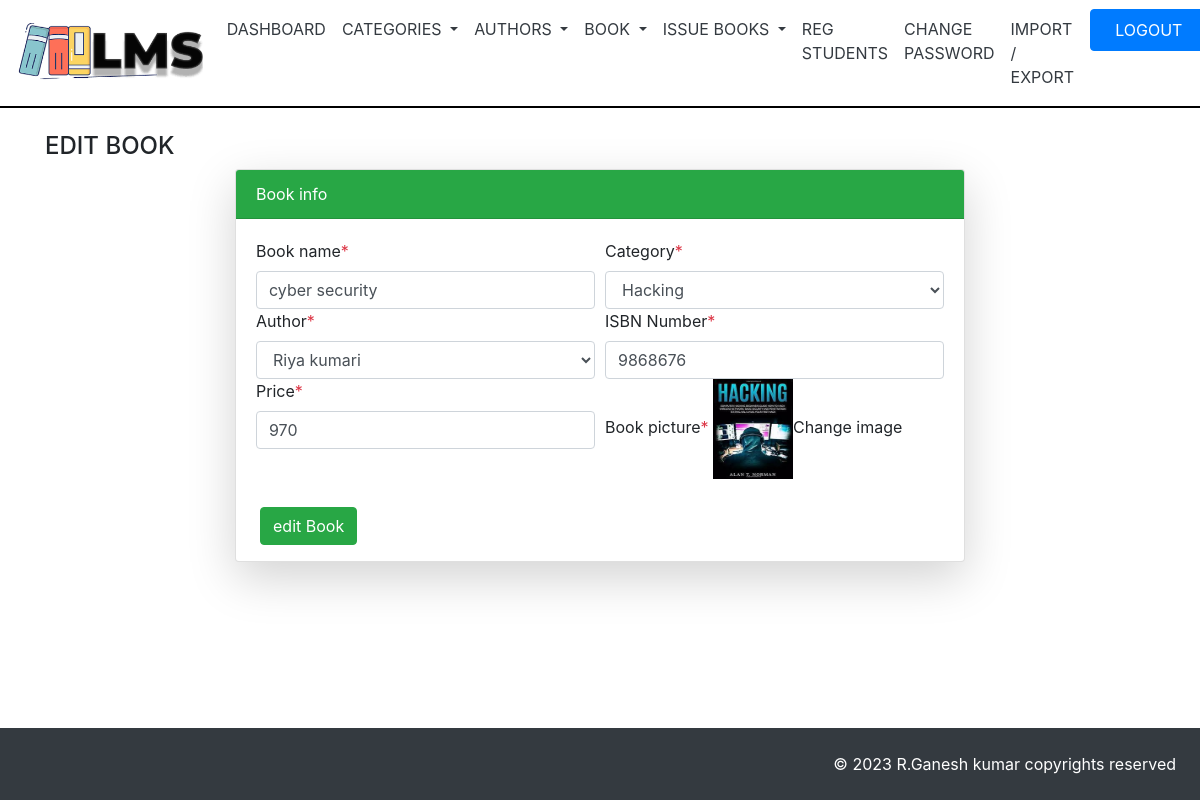
Screenshot of /admin/edit_book.php?id=6 (signed in) with the database file from the repository.
### tables this page shows
CREATE TABLE `book` (
  `id` int(11) NOT NULL,
  `name` varchar(30) NOT NULL,
  `category_id` varchar(30) NOT NULL,
  `author_id` varchar(30) NOT NULL,
  `isbn` varchar(30) NOT NULL,
  `price` varchar(30) NOT NULL,
  `myimage` varchar(30) NOT NULL,
  `create_time` varchar(50) NOT NULL,
  `update_time` varchar(50) NOT NULL
);

CREATE TABLE `category` (
  `id` int(11) NOT NULL,
  `name` varchar(50) NOT NULL,
  `status` varchar(50) NOT NULL,
  `create_time` varchar(50) NOT NULL,
  `update_time` varchar(50) NOT NULL
);

CREATE TABLE `author` (
  `id` int(11) NOT NULL,
  `name` varchar(50) NOT NULL,
  `create_time` varchar(50) NOT NULL,
  `update_time` varchar(50) NOT NULL
);

### admin/edit_book.php (the view, shortened to what this page needs)
<!DOCTYPE html>
<html lang="en">
<head>
    <link rel="stylesheet" href="https://cdn.jsdelivr.net/npm/bootstrap@4.6.2/dist/css/bootstrap.min.css">
</head>
<body>
<?php
include('aheader.php');
?>
<div class="container">
<h4 class="mt-4">EDIT BOOK</h4>
<div class="row">
<div class="col-md-8 offset-md-2">
<?php
$id=$_GET["id"];
include('db.php');
$sql3="select * from book where id=$id";
$result3=mysqli_query($con,$sql3);
$row12=mysqli_fetch_assoc($result3);
?>
<div class="card shadow-lg">
<div class="card-header bg-success text-white">Book info</div>
<div class="card-body">
<form name="myform" action="" method="post" autocomplete="off" enctype="multipart/form-data">
<div class="form-row">
    <div class="col">
      <label for="book">Book name<span class="text-danger">*</span></label>
      <input type="text" class="form-control" id="book" placeholder="Enter Book name" name="name" value="<?php echo $row12["name"]; ?>" required>
    </div>
    <div class="col">
    <label for="sel1">Category<span class="text-danger">*</span></label>
  <select class="form-control" id="sel1" name="category_id" required>
    <?php
    include('db.php');
    $sql="select * from category";
    $result=mysqli_query($con,$sql);
    if(mysqli_num_rows($result)>0)
    {
        while($row=mysqli_fetch_assoc($result))
        {
            ?>
                <option value='<?php echo $row["id"]; ?>' <?php if($row12["category_id"]==$row["id"]) { echo "selected"; } ?>><?php echo $row["name"]; ?></option>
            <?php
        }
    }
    ?>
  </select>
    </div>
  </div>
  <div class="form-row">
    <div class="col">
    <label for="sel1">Author<span class="text-danger">*</span></label>
  <select class="form-control" id="sel1" name="author_id" required>
    <?php
    include('db.php');
    $sql="select * from author";
    $result=mysqli_query($con,$sql);
    if(mysqli_num_rows($result)>0)
    {
        while($row=mysqli_fetch_assoc($result))
        {
            ?>
                <option value='<?php echo $row["id"]; ?>' <?php if($row12["author_id"]==$row["id"]) { echo "selected"; } ?>><?php echo $row["name"]; ?></option>
            <?php
        }
    }
    ?>
  </select>
    </div>
    <div class="col">
    <label>ISBN Number<span class="text-danger">*</span></label>
      <input type="text" class="form-control" placeholder="Enter ISBN number" name="isbn" required value="<?php echo $row12["isbn"]; ?>">
    </div>
  </div>
  <div class="form-row">
    <div class="col">
    <label>Price<span class="text-danger">*</span></label>
      <input type="number" class="form-control" id="email" placeholder="Enter price" name="price" required value="<?php echo $row12["price"]; ?>">
    </div>
    <div class="col">
    <label>Book picture<span class="text-danger">*</span></label>
    <img src="<?php echo $row12["myimage"]; ?>" height="100" width="80"><label for="mia">Change image</label>
  </div>
    </div>
  </div>
<div class="form-group mt-2">
    <input type="submit" name="edit_book" class=" ml-4 btn btn-success" value="edit Book">
</div>
</div>
</div>
</div>
</div>
<div class="container-fluid">
<div class="row bg-dark p-4 text-white text-right fixed-bottom">
<div class="col">
&copy; <?php echo date('Y'); ?> R.Ganesh kumar copyrights reserved
</div>
</div>
</div>
</body>
</html>

### rows the page displays
book: name "cyber security", category_id "Hacking", author_id "Riya kumari", isbn "9868676", price "970", myimage (picture)
